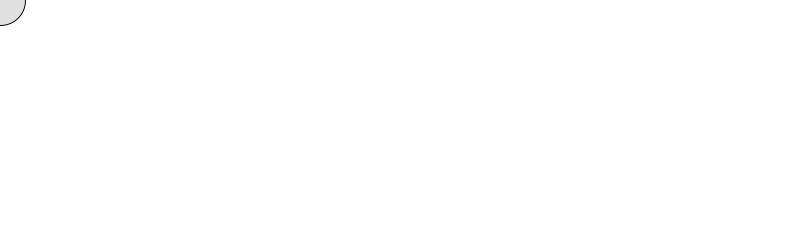
Frame 1 (no input)
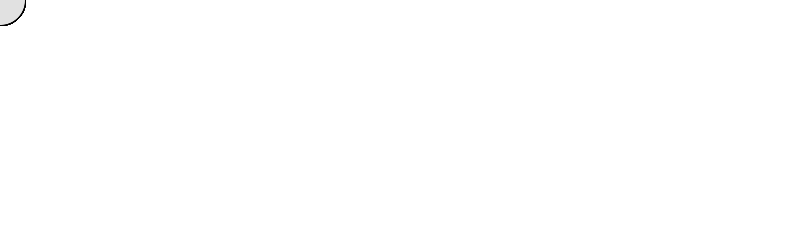
Frame 60 (the mouse pressed at the canvas centre just before this capture)
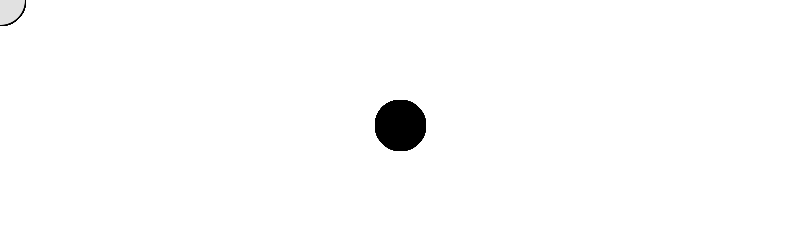
Frame 120 (the mouse held since frame 60 and released just before this capture)

The Processing sketch that drew these frames (run headless with seeded random() and noise(); from frame 60 on, the mouse is pressed at the canvas centre):

// Processing sketch: banner
// ── banner.pde
// Arushi Malhotra 2017
// draw an ellipse that follows the cursor and changes color

void setup(){
  size(800,250);
  background(255);
}

void draw() {
  if(mousePressed) {
    fill(0);
  }else{
    fill(225);
  }
  ellipse(mouseX, mouseY, 50, 50);
}
